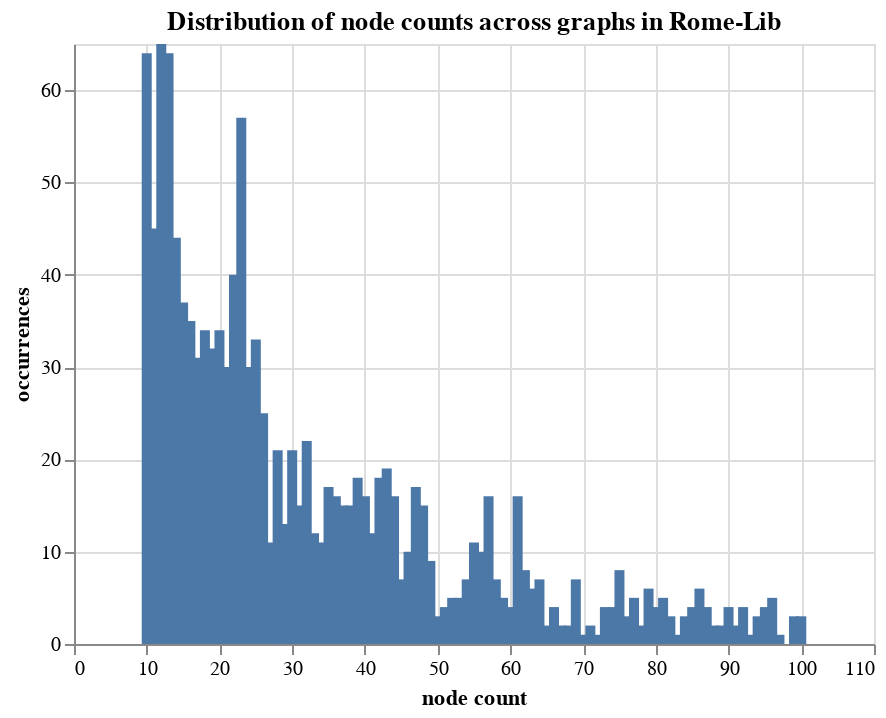

The cell this chart's notebook holds for it:
### Code cell
numnodedict = {}
for g in arrstats:
    if g['nodes'] not in numnodedict:
        numnodedict[g['nodes']] = 1
    else: numnodedict[g['nodes']] += 1

source = pd.DataFrame({
    'node count': list(numnodedict.keys()),
    'occurrences': list(numnodedict.values())
})

alt.Chart(source, title="Distribution of node counts across graphs in North-Lib").mark_bar().encode(
    x='node count',
    y='occurrences'
)

### Figure 1 — Vega-Lite specification as saved in the notebook (floating-point values rounded to 4 significant figures)
{"config": {"view": {"continuousWidth": 400, "continuousHeight": 300}}, "data": {"name": "data-d325a95933ca8847412e05cb0f318033"}, "mark": "bar", "encoding": {"x": {"field": "node count", "type": "quantitative"}, "y": {"field": "occurrences", "type": "quantitative"}}, "title": "Distribution of node counts across graphs in Rome-Lib", "$schema": "https://vega.github.io/schema/vega-lite/v4.17.0.json", "datasets": {"data-d325a95933ca8847412e05cb0f318033": [{"node count": 61, "occurrences": 16}, {"node count": 47, "occurrences": 17}, {"node count": 56, "occurrences": 10}, {"node count": 40, "occurrences": 16}, {"node count": 89, "occurrences": 2}, {"node count": 36, "occurrences": 16}, {"node count": 23, "occurrences": 57}, {"node count": 19, "occurrences": 32}, {"node count": 57, "occurrences": 16}, {"node count": 38, "occurrences": 15}, {"node count": 25, "occurrences": 33}, {"node count": 10, "occurrences": 64}, {"node count": 69, "occurrences": 7}, {"node count": 27, "occurrences": 11}, {"node count": 85, "occurrences": 4}, {"node count": 59, "occurrences": 5}, {"node count": 14, "occurrences": 44}, {"node count": 11, "occurrences": 45}, {"node count": 58, "occurrences": 7}, {"node count": 20, "occurrences": 34}, {"node count": 12, "occurrences": 65}, {"node count": 15, "occurrences": 37}, {"node count": 17, "occurrences": 31}, {"node count": 39, "occurrences": 18}, {"node count": 37, "occurrences": 15}, {"node count": 54, "occurrences": 7}, {"node count": 73, "occurrences": 4}, {"node count": 42, "occurrences": 18}, {"node count": 35, "occurrences": 17}, {"node count": 16, "occurrences": 35}, {"node count": 28, "occurrences": 21}, {"node count": 79, "occurrences": 6}, {"node count": 13, "occurrences": 64}, {"node count": 82, "occurrences": 3}, {"node count": 18, "occurrences": 34}, {"node count": 48, "occurrences": 15}, {"node count": 55, "occurrences": 11}, {"node count": 31, "occurrences": 15}, {"node count": 44, "occurrences": 16}, {"node count": 75, "occurrences": 8}, {"node count": 62, "occurrences": 8}, {"node count": 26, "occurrences": 25}, {"node count": 32, "occurrences": 22}, {"node count": 76, "occurrences": 3}, {"node count": 43, "occurrences": 19}, {"node count": 81, "occurrences": 5}, {"node count": 21, "occurrences": 30}, {"node count": 24, "occurrences": 30}, {"node count": 29, "occurrences": 13}, {"node count": 84, "occurrences": 3}, {"node count": 30, "occurrences": 21}, {"node count": 41, "occurrences": 12}, {"node count": 34, "occurrences": 11}, {"node count": 46, "occurrences": 10}, {"node count": 67, "occurrences": 2}, {"node count": 22, "occurrences": 40}, {"node count": 87, "occurrences": 4}, {"node count": 90, "occurrences": 4}, {"node count": 51, "occurrences": 4}, {"node count": 78, "occurrences": 2}, {"node count": 80, "occurrences": 4}, {"node count": 49, "occurrences": 9}, {"node count": 52, "occurrences": 5}, {"node count": 45, "occurrences": 7}, {"node count": 33, "occurrences": 12}, {"node count": 88, "occurrences": 2}, {"node count": 64, "occurrences": 7}, {"node count": 83, "occurrences": 1}, {"node count": 96, "occurrences": 5}, {"node count": 74, "occurrences": 4}, {"node count": 77, "occurrences": 5}, {"node count": 66, "occurrences": 4}, {"node count": 100, "occurrences": 3}, {"node count": 60, "occurrences": 4}, {"node count": 50, "occurrences": 3}, {"node count": 53, "occurrences": 5}, {"node count": 97, "occurrences": 1}, {"node count": 71, "occurrences": 2}, {"node count": 86, "occurrences": 6}, {"node count": 91, "occurrences": 2}, {"node count": 92, "occurrences": 4}, {"node count": 63, "occurrences": 6}, {"node count": 72, "occurrences": 1}, {"node count": 68, "occurrences": 2}, {"node count": 95, "occurrences": 4}, {"node count": 99, "occurrences": 3}, {"node count": 65, "occurrences": 2}, {"node count": 94, "occurrences": 3}, {"node count": 93, "occurrences": 1}, {"node count": 70, "occurrences": 1}]}}
